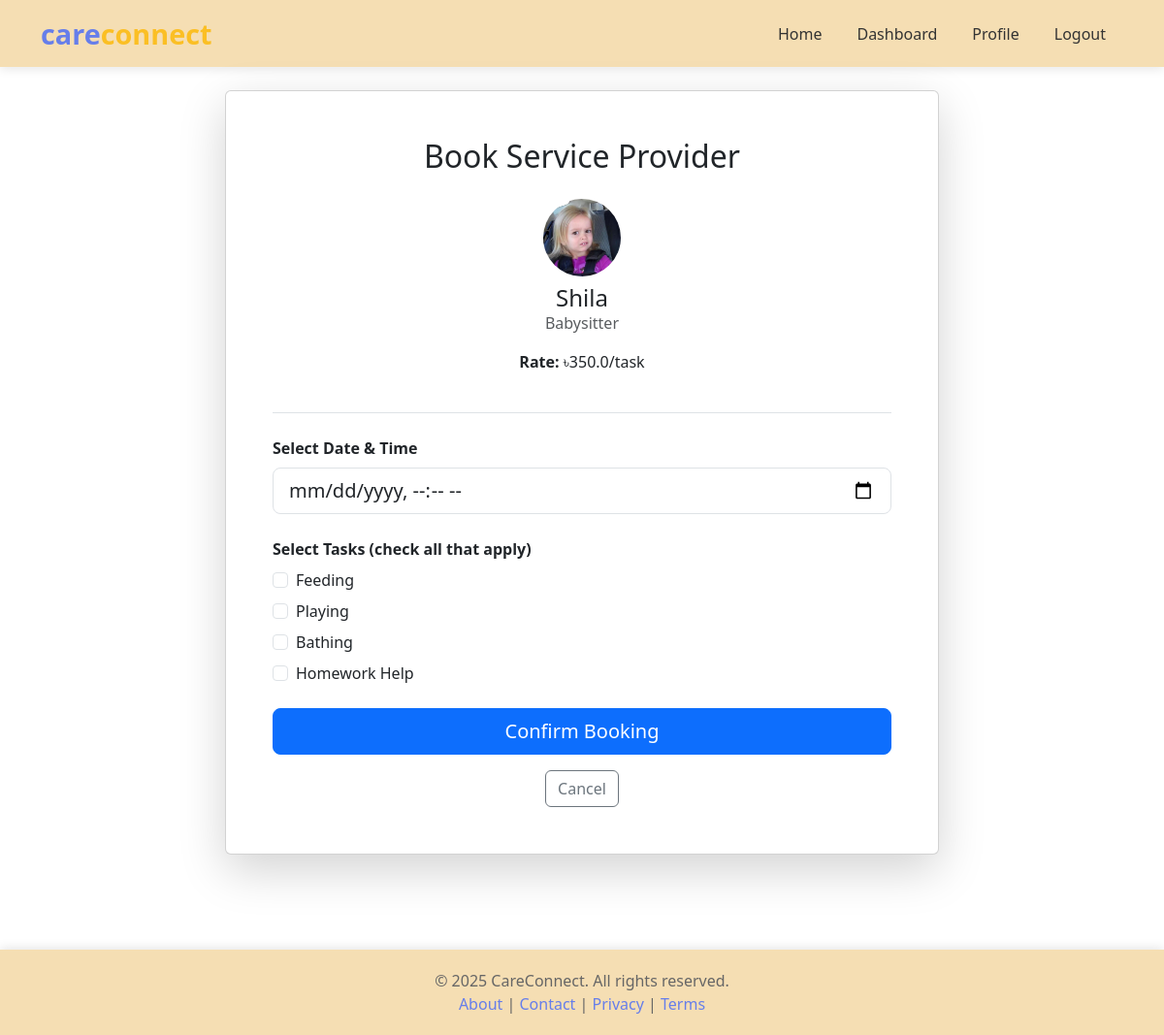
The app's page /users/book/4/ (signed in) with its own data.
### providers/models.py (models this page shows, shortened)
class ServiceProvider(models.Model):
    CATEGORY_CHOICES = [
        ('maid', 'House Maid'),
        ('babysitter', 'Babysitter'),
        ('caregiver', 'Caregiver'),
    ]
    GENDER_CHOICES = [
        ('male', 'Male'),
        ('female', 'Female'),
        ('other', 'Other'),
    ]
    user = models.OneToOneField(User, on_delete=models.CASCADE, related_name='provider_profile')
    name = models.CharField(max_length=100)
    age = models.IntegerField()
    gender = models.CharField(max_length=10, choices=GENDER_CHOICES)
    location = models.CharField(max_length=200)
    experience_year = models.FloatField()
    skills = models.TextField(help_text="Comma-separated")
    category = models.CharField(max_length=20, choices=CATEGORY_CHOICES)
    contactNo = models.CharField(max_length=15)
    hourlyRate = models.FloatField()
    availability = models.BooleanField(default=True)
    profile_image = models.ImageField(upload_to='provider_profiles/', blank=True, null=True)
    created_at = models.DateTimeField(auto_now_add=True)

### users/views.py (the view, shortened to what this page needs)
# urls.py: path('book/<int:pk>/', views.book_provider, name='book_provider'),
@login_required
def book_provider(request, pk):
    provider = ServiceProvider.objects.get(pk=pk)
    context = {
        'provider': provider,
    }
    return render(request, 'users/book_provider.html', context)

### templates/users/book_provider.html (shortened to what this page needs)
{% extends 'base.html' %}
{% block content %}
<div class="container mt-4 mb-5">
    <div class="row justify-content-center">
        <div class="col-md-8">
            <div class="card shadow-lg">
                <div class="card-body p-5">
                    <h2 class="text-center mb-4">Book Service Provider</h2>
                    <div class="text-center mb-4 pb-4 border-bottom">
                        {% if provider.profile_image %}
                        <img src="{{ provider.profile_image.url }}" class="rounded-circle mb-2" width="80" height="80" alt="Profile">
                        {% endif %}
                        <h4 class="mb-0">{{ provider.name }}</h4>
                        <p class="text-muted">{{ provider.get_category_display }}</p>
                        <p><strong>Rate:</strong> ৳{{ provider.hourlyRate }}/task</p>
                    </div>
                    <form method="POST">
                        <div class="mb-4">
                            <label class="form-label"><strong>Select Date & Time</strong></label>
                            <input type="datetime-local" class="form-control form-control-lg" name="dateTime" required>
                        </div>
                        <div class="mb-4">
                            <label class="form-label"><strong>Select Tasks (check all that apply)</strong></label>
                            {% if provider.category == 'maid' %}
                                <div class="form-check mb-2">
                                    <input class="form-check-input" type="checkbox" name="tasks" value="Cleaning" id="task1">
                                    <label class="form-check-label" for="task1"> Cleaning</label>
                                </div>
                                <div class="form-check mb-2">
                                    <input class="form-check-input" type="checkbox" name="tasks" value="Cooking" id="task2">
                                    <label class="form-check-label" for="task2"> Cooking</label>
                                </div>
                                <div class="form-check mb-2">
                                    <input class="form-check-input" type="checkbox" name="tasks" value="Laundry" id="task3">
                                    <label class="form-check-label" for="task3"> Laundry</label>
                                </div>
                                <div class="form-check mb-2">
                                    <input class="form-check-input" type="checkbox" name="tasks" value="Dishwashing" id="task4">
                                    <label class="form-check-label" for="task4"> Dishwashing</label>
                                </div>
                            {% elif provider.category == 'babysitter' %}
                                <div class="form-check mb-2">
                                    <input class="form-check-input" type="checkbox" name="tasks" value="Feeding" id="task1">
                                    <label class="form-check-label" for="task1"> Feeding</label>
                                </div>
                                <div class="form-check mb-2">
                                    <input class="form-check-input" type="checkbox" name="tasks" value="Playing" id="task2">
                                    <label class="form-check-label" for="task2"> Playing</label>
                                </div>
                                <div class="form-check mb-2">
                                    <input class="form-check-input" type="checkbox" name="tasks" value="Bathing" id="task3">
                                    <label class="form-check-label" for="task3"> Bathing</label>
                                </div>
                                <div class="form-check mb-2">
                                    <input class="form-check-input" type="checkbox" name="tasks" value="Homework Help" id="task4">
                                    <label class="form-check-label" for="task4"> Homework Help</label>
                                </div>
                            {% endif %}
                        </div>
                        <button type="submit" class="btn btn-primary w-100 btn-lg">Confirm Booking</button>
                    </form>
                    <div class="text-center mt-3">
                        <a href="{% url 'provider_detail' provider.id %}" class="btn btn-outline-secondary">Cancel</a>
                    </div>
                </div>
            </div>
        </div>
    </div>
</div>
{% endblock %}

### templates/base.html (style rules this page uses)
body { display: flex; flex-direction: column; min-height: 100vh; background: white; }

### records on screen
ServiceProvider: profile_image (picture), name "Shila", category "Babysitter", hourlyRate "350.0"
